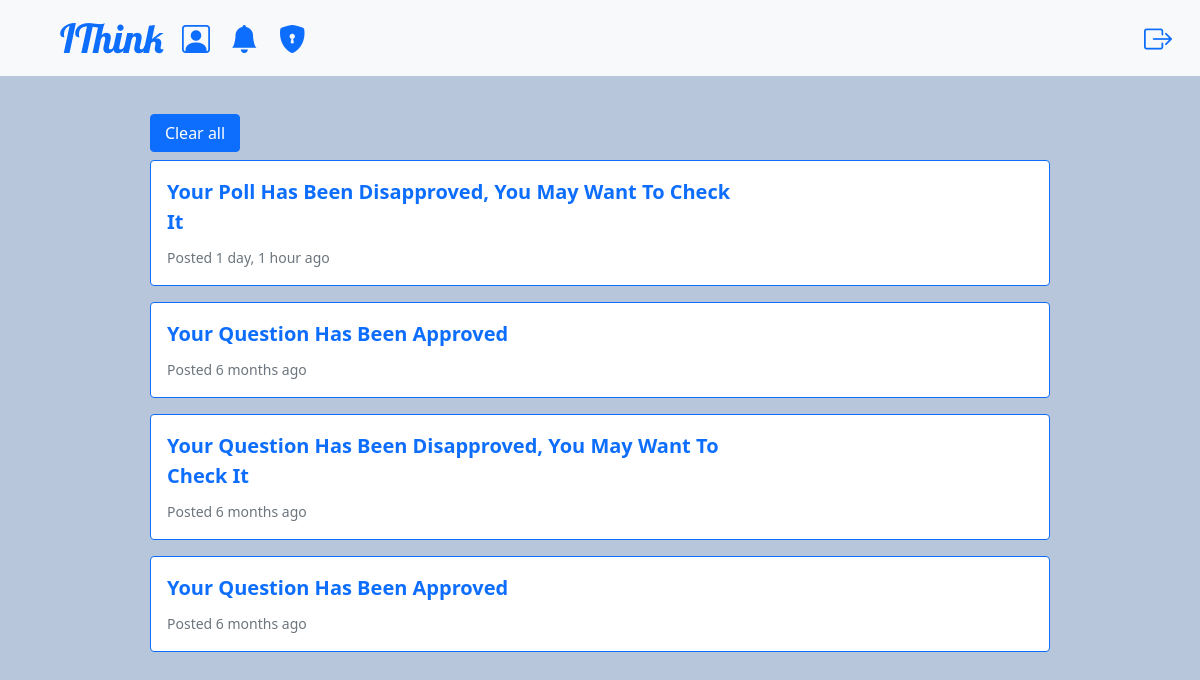
Screenshot of /notifications (signed in) with the database file from the repository.
### questions/models.py (models this page shows, shortened)
class notification(models.Model):
    status = (
        ('cleared', 'cleared'),
        ('not_cleared', 'not_cleared')
    )
    notification_text = models.CharField(max_length=200)
    notification_status = models.CharField(
        max_length=13, choices=status, default="not_cleared")
    notification_date = models.DateTimeField(default=timezone.now)
    user = models.ForeignKey(
        user, on_delete=models.CASCADE)
    poll = models.IntegerField(null=True, blank=True)
    question = models.IntegerField(null=True, blank=True)

### questions/views.py (the view)
# urls.py: path("notifications", notificationslist.as_view(), name="notifications"),
class notificationslist(LoginRequiredMixin, ListView):
    model = notification
    template_name = "notification.html"
    def get_context_data(self, **kwargs):
        context = super().get_context_data(**kwargs)
        context["notifications"] = notification.objects.filter(
            user=self.request.user.id).order_by("-notification_date")
        if self.request.method == 'GET':
            if "clear_all" in self.request.GET:
                context["my_notifications"] = notification.objects.filter(
                    user=self.request.user.id
                )
                for notif in context["my_notifications"]:
                    notif.notification_status = "cleared"
                    notif.save()
        return context

### templates/notification.html (shortened to what this page needs)
<!DOCTYPE html>
<html lang="en">
    <head>
        {% extends 'main.html' %} {% load static %}
        {% block content %}
        <div class="container bg_light" style="width: 77%; margin-top: 3.2%">
            <form method="GET">
                <div class="row">
                    <div>
                        <button type="submit" class="btn btn-primary" style="width:10%" name="clear_all" >Clear all</button>
                    </div>
                </div>
            <form>
            {% for notification in notifications %}
            {% if notification.notification_status == "not_cleared" %}
                <div class="card mb-3 mt-2 border-primary">
                    <div class="row g-0 ">
                        <div class="col-md-8 ">
                            <div class="card-body ">
                                {% if notification.poll %}
                                    {% if notification.feeling == "approved" %}
                                        <p class="card-title fs-5 fw-bold">
                                            <a href="{% url 'poll_vote' notification.poll %}" class="text-decoration-none">
                                                <i class="bi bi-balloon-heart"></i>
                                                {{ notification.notification_text|title }}
                                            </a>
                                        </p>
                                    {% comment %} poll not_cleared not appreoved {% endcomment %}
                                    {% else %}
                                        <p class="card-title fs-5 fw-bold text-dark">
                                            <a href="{% url 'poll_vote' notification.poll %}" class="text-decoration-none">
                                                {{ notification.notification_text|title }}
                                            </a>
                                        </p>
                                    {% endif %}
                                {% else %}
                                    {% if notification.feeling == "approved" %}
                                        <p class="card-title fs-5 fw-bold text-primary" >
                                            <a href="{% url 'question_answer' notification.question %}" class="text-decoration-none">
                                                <i class="bi bi-balloon-heart"></i>
                                                {{ notification.notification_text|title }}
                                            </a>
                                        </p>
                                    {% comment %} comment not_cleared not appreoved {% endcomment %}
                                    {% else %}
                                        <p class="card-title fs-5 fw-bold text-dark">
                                            <a href="{% url 'question_answer' notification.question %}" class="text-decoration-none">
                                                {{ notification.notification_text|title }}
                                            </a>
                                        </p>
                                    {% endif %}
                                {% endif %}
                                <p class="card-text">
                                    <small class="text-muted"
                                        >Posted {{ notification.notification_date|timesince }} ago</small
                                    >
                                </p>
                            </div>
                        </div>
                    </div>
                </div>
            {% endif %}
            {% endfor %}
        </div>
        <div class="" style="height:50px"></div>
        {% endblock content %}

### static/css/styles.css (style rules this page uses)
body { background-color: #b8c6db; }
.container { margin-top: 50px; box-shadow: 0 0 10px 12px rbga(100, 100, 100, 0.1); border-radius: 10px; }

### rows the page displays
notification: notification_text "Your Poll Has Been Disapproved, You May Want To Check It", notification_date "1 day, 1 hour"
notification: notification_text "Your Question Has Been Approved", notification_date "6 months"
notification: notification_text "Your Question Has Been Disapproved, You May Want To Check It", notification_date "6 months"
notification: notification_text "Your Question Has Been Approved", notification_date "6 months"
